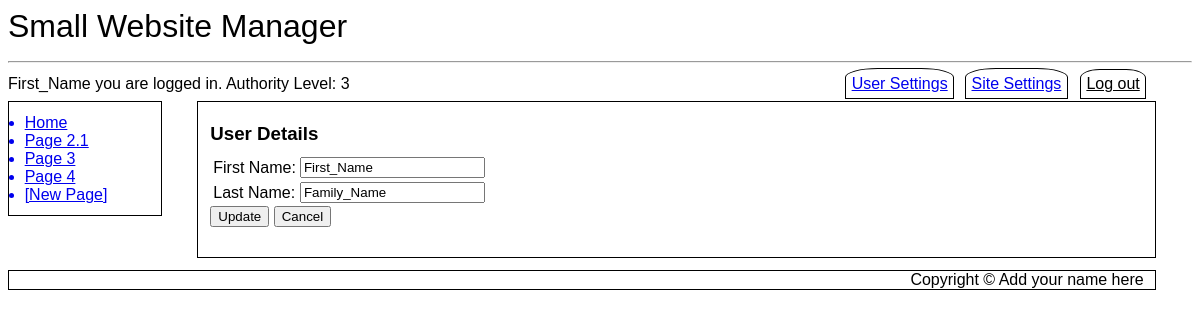
Page /userdetails.php (signed in) on the committed database.
### tables this page shows
CREATE TABLE `SubMenus` (
  `MenuID` int(11) NOT NULL,
  `LinkID` int(11) NOT NULL,
  `Page_ID` int(11) NOT NULL DEFAULT 0,
  `Menu_Entry` varchar(20) NOT NULL,
  `Title` varchar(500) NOT NULL,
  `Active` tinyint(1) NOT NULL DEFAULT 1
);

CREATE TABLE `Users` (
  `ID` int(11) NOT NULL,
  `First_Name` varchar(250) NOT NULL,
  `Last_Name` varchar(250) NOT NULL,
  `eMail` varchar(1000) NOT NULL,
  `User_Name` varchar(1000) NOT NULL,
  `Password` varchar(100) NOT NULL,
  `Activate_Pass` varchar(100) DEFAULT NULL,
  `Change_Pass` varchar(100) DEFAULT NULL,
  `Change_Pass_Expire` datetime DEFAULT NULL,
  `Forgot_Pass` varchar(100) DEFAULT NULL,
  `Forgot_Pass_Expire` datetime DEFAULT NULL,
  `DateTime_Joined` datetime NOT NULL,
  `Last_Logged` datetime NOT NULL DEFAULT current_timestamp(),
  `Authority_Level` tinyint(4) DEFAULT 1,
  `Active` tinyint(1) NOT NULL DEFAULT 0
);

### userdetails.php (the view, shortened to what this page needs)
<?php
include ("db_connect.inc");
include ("header.inc");
include ("navbar.inc");
?>
<article id='main'>
<?php
if ($_SERVER["REQUEST_METHOD"] == "POST" AND $_POST['submitCode']=="User_Details" AND isset($_SESSION['user_name'])) {
	if ($_POST['Button']=="Update") {
		$firstName = $_POST['ffirstname'];
		$lastName = $_POST['flastname'];
		$userName = $_SESSION['user_name'];
		$query2 = "UPDATE `Users` SET `First_Name`='$firstName',`Last_Name`='$lastName' WHERE `User_Name`='$userName'";
		mysqli_query($cxn,$query2);
		$url1 = "usersettings.php";
		$location = "Location: ".$url1;
		header($location);
		die();
	} elseif ($_POST['Button']=="Cancel") {
		$url = "usersettings.php";
		$location = "Location: ".$url;
		header($location);
		die();
	}
} else {
	if (isset($_SESSION['user_name'])) {
		$userName = $_SESSION['user_name'];
		$query1 = "SELECT `First_Name`, `Last_Name`, `User_Name` FROM `Users` WHERE `User_Name`='$userName'";
		$result1 = mysqli_query($cxn,$query1);
		$row1 = mysqli_fetch_assoc($result1);
		$firstName = $row1['First_Name'];
		$lastName = $row1['Last_Name'];
		echo "<h3>User Details</h3>
		<div>
		<form action='".htmlentities($_SERVER['PHP_SELF'])."' method='post'>
		<table>
		<tr><td>First Name: </td><td><input type='text' name='ffirstname' value='$firstName'></td></tr>
		<tr><td>Last Name: </td><td><input type='text' name='flastname' value='$lastName'></td></tr>";
		echo "</table>
		<input type='hidden' id='submitCode' name='submitCode' value='User_Details'>
		<input type='submit' name='Button' value='Update' />
		<input type='submit' name='Button' value='Cancel' />
		</form>
		<br>
		</div>\r\n";
	} else {
		echo "<div class='error'>This is a restricted area. You must log in to access!</div>";
	}
}
?>
</article>
<?php
include ("footer.inc");
?>

### navbar.inc
<nav id="vnav1">
<?php
$query = "SELECT Menu_Entry, Title FROM SubMenus WHERE MenuID='1' AND Active=1 ORDER BY LinkID ASC LIMIT 10";
$result = mysqli_query($cxn,$query) or die ("Couldn't execute query.");
while($row = mysqli_fetch_assoc($result))
{
	$menuEntry = $row['Menu_Entry'];
	$pageTitle = $row['Title'];
	$pageTitle = preg_replace('/ /', '_', $pageTitle);
	echo "<a href='$pageTitle'>$menuEntry</a>\r\n";
}
if ($_SESSION['auth_lev'] == 3 AND isset($_SESSION['first_name']) AND isset($_SESSION['user_name']) ) {
	echo "<a class='newpage' href='newpage.php'>[New Page]</a>\r\n";
}
?>
</nav>

### style.css (style rules this page uses)
* { font-family: Arial, sans-serif; box-sizing: border-box; }
h1, h2, h3 { padding: 0%; margin-top: 1%; margin-bottom: 1%; }
article#main { margin-left:16%; width: 81%; float:none; border: 1px solid black; padding: 1%; }
nav#vnav1 { width:13%; float:left; border: 1px solid black; padding: 1%; clear: both; margin-top: 0%; }
nav#vnav1 a { display: list-item; list-style-type: disc; margin-left: 3%; }

### rows in the picture
submenus: Menu_Entry "Home"
submenus: Menu_Entry "Page 2.1"
submenus: Menu_Entry "Page 3"
submenus: Menu_Entry "Page 4"
users: ffirstname "First_Name", flastname "Family_Name"

### other values in the picture
$websiteName "Small Website Manager"
$_SESSION['first_name'] "First_Name"
$_SESSION['auth_lev'] "3"
